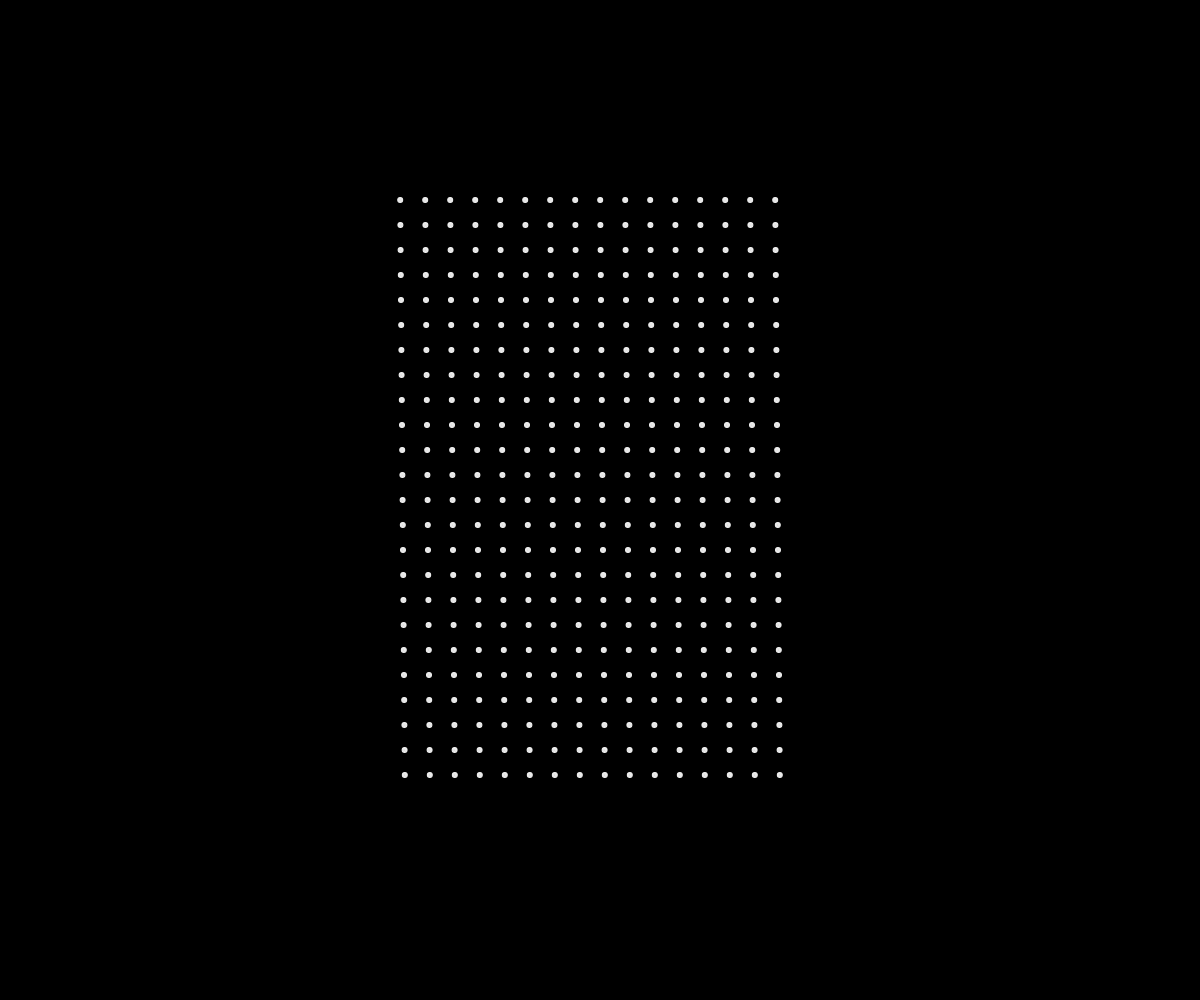
Frame 1 (no input)
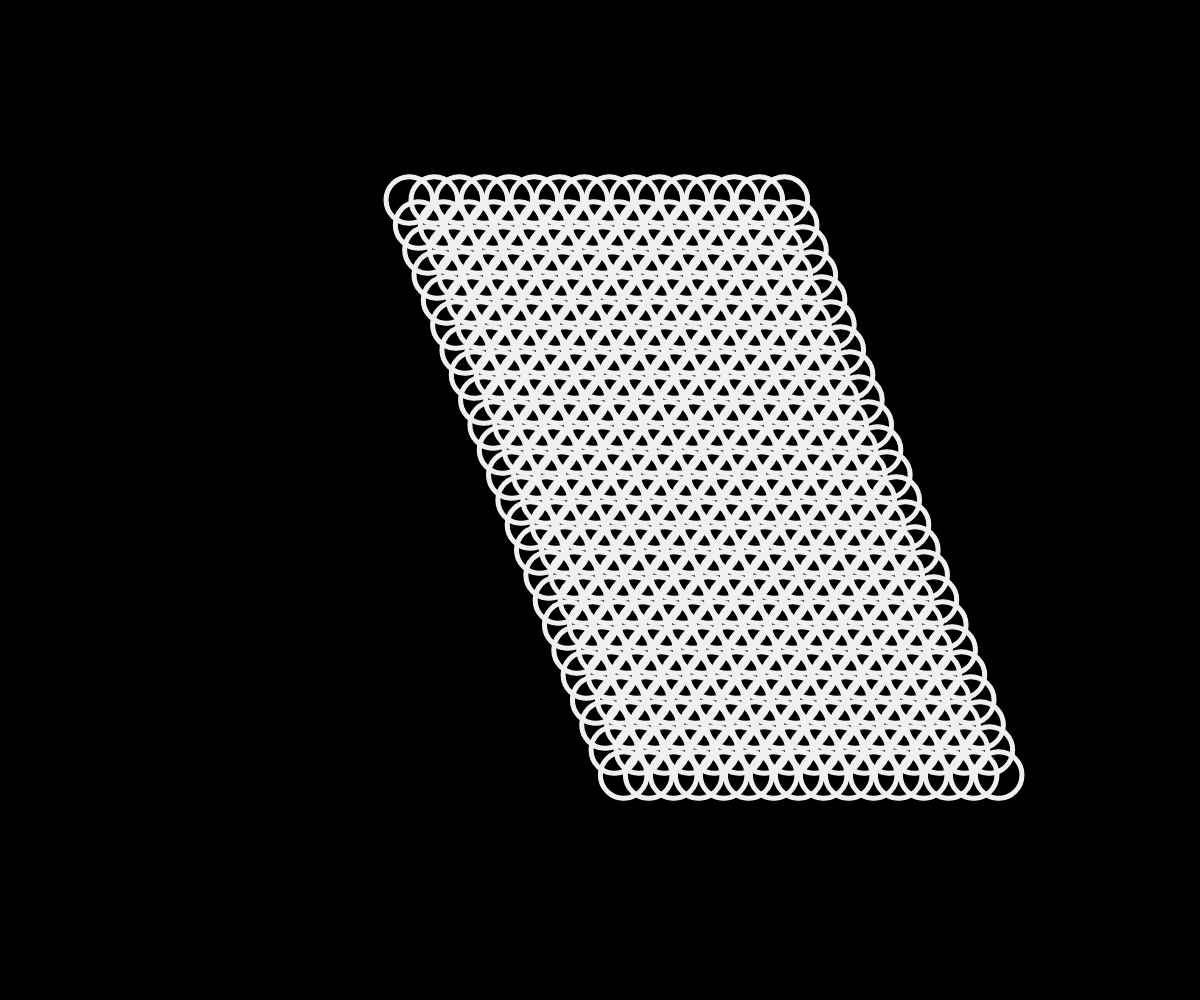
Frame 60 (no input)
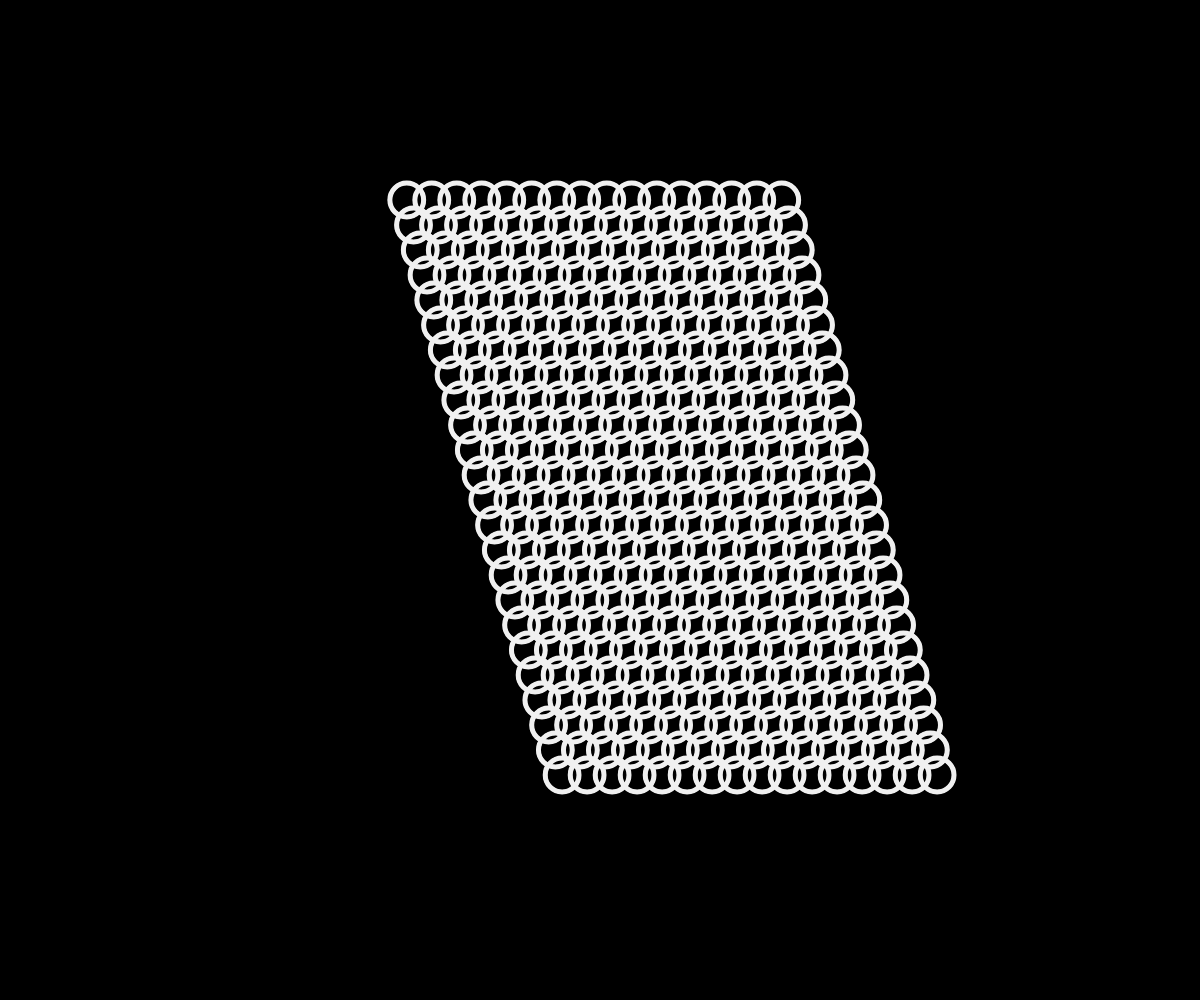
Frame 120 (the mouse pressed at the canvas centre since frame 60)

The p5.js sketch that drew these frames (run headless with seeded random() and noise() and a simulated clock; from frame 60 on, the mouse is pressed at the canvas centre):

// p5.js sketch
// ── sketch.js
function preload() {
  // put preload code here
}

function setup() {
  createCanvas(windowWidth, windowHeight);
  
}

function draw() {
  background(0);
  
    for (let h = windowHeight/5; h < windowHeight*4/5; h += 25){ 
    
    drawLine(h);
  }
}


function drawLine(h){
  
  translate(sin(frameCount/50)*10, 0); //la riga di cerchi oscilla 

  for (let x = windowWidth/3; x < windowWidth*2/3; x += 25){ 
    for (let i = 1; i < (sin(-x/2)*6) || i < (sin(x/2)*6); i ++){ //in questo modo lo stroke non è mai == 0 
      
  noFill();
  stroke(240);
  strokeWeight(i);
  
  ellipse(x, h, sin(frameCount/50)*50); // riga di cerchi, raggio varia al ritmo della traslazione

  }
  
}
}
